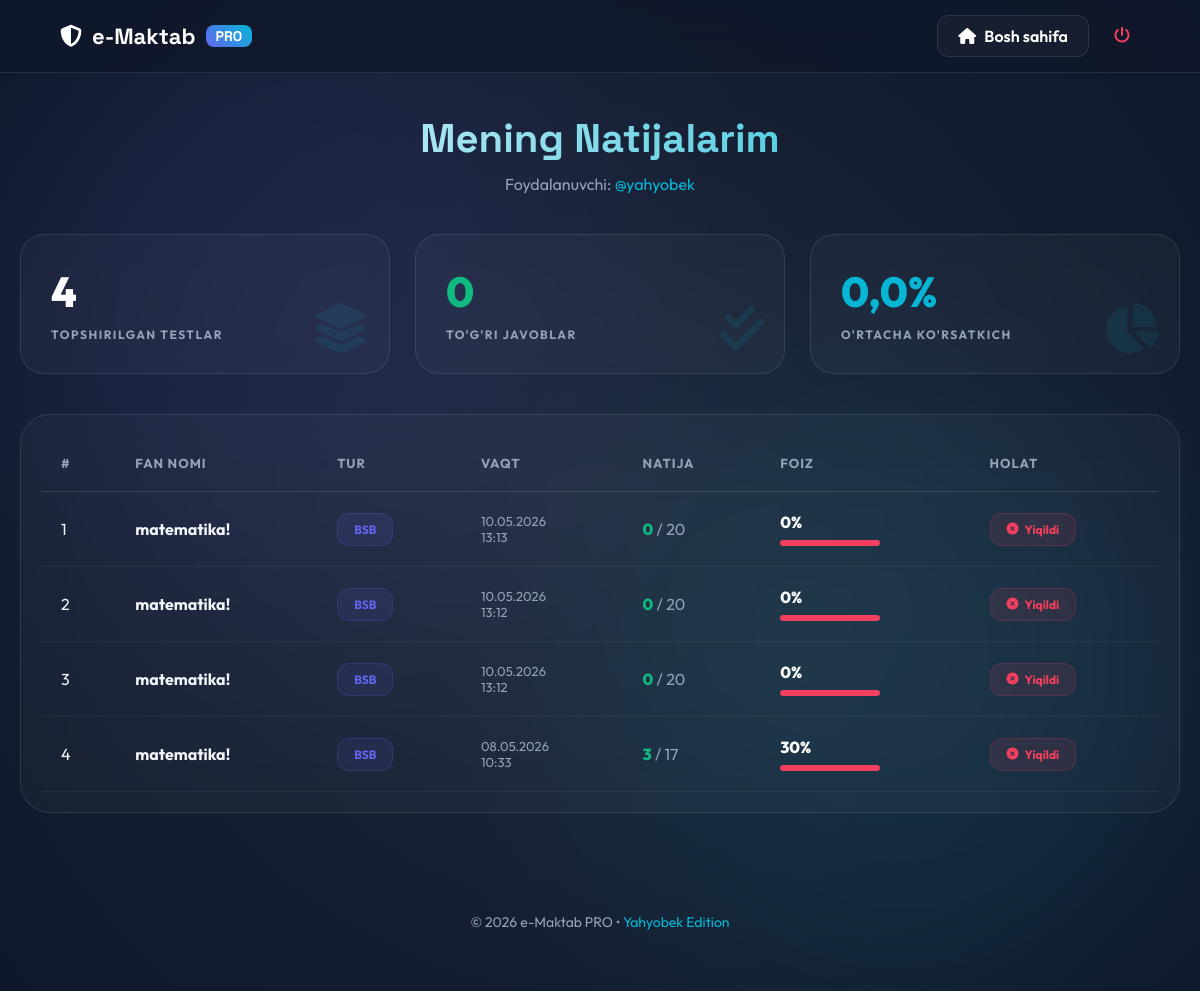
Screenshot of /my-dashboard/ (signed in) with the database file from the repository.
### quiz/models.py (models this page shows, shortened)
class QuizResult(models.Model):
    user = models.ForeignKey(User, on_delete=models.CASCADE, related_name='results', verbose_name="O'quvchi")
    subject = models.ForeignKey(Subject, on_delete=models.CASCADE, verbose_name="Fan")
    test_type = models.CharField(max_length=10, verbose_name="Test turi")
    total_questions = models.IntegerField(default=0, verbose_name="Jami savollar")
    correct_count = models.IntegerField(default=0, verbose_name="To'g'ri javoblar")
    wrong_count = models.IntegerField(default=0, verbose_name="Xato javoblar")
    score_percentage = models.FloatField(default=0.0, verbose_name="Natija (%)")
    date_taken = models.DateTimeField(auto_now_add=True, verbose_name="Topshirilgan vaqt")
    class Meta:
        verbose_name = "Natija"
        verbose_name_plural = "Natijalar"
        ordering = ['-date_taken']

class Subject(models.Model):
    name = models.CharField(max_length=100, verbose_name="Fan nomi")
    description = models.TextField(blank=True, null=True, verbose_name="Fan haqida ma'lumot")
    class Meta:
        verbose_name = "Fan"
        verbose_name_plural = "Fanlar"

### quiz/views.py (the view)
# urls.py: path('my-dashboard/', quiz_views.dashboard, name='dashboard'),
@login_required
def dashboard(request):
    results = QuizResult.objects.filter(user=request.user).order_by('-date_taken')
    total_tests = results.count()
    total_correct = results.aggregate(Sum('correct_count'))['correct_count__sum'] or 0
    avg_score = results.aggregate(Avg('score_percentage'))['score_percentage__avg'] or 0
    return render(request, 'quiz/dashboard.html', {
        'results': results,
        'total_tests': total_tests,
        'total_correct': total_correct,
        'avg_score': round(avg_score, 1)
    })

### quiz/context_processors.py (called while the page is built)
def quiz_status(request):
    settings = QuizSettings.objects.last()
    if not settings:
        return {
            'is_bsb_active': False,
            'is_chsb_active': False,
            'quiz_settings': None
        }
    return {
        'is_bsb_active': settings.is_bsb_active,
        'is_chsb_active': settings.is_chsb_active,
        'quiz_settings': settings
    }

### quiz/templates/quiz/dashboard.html (shortened to what this page needs)
<!DOCTYPE html>
<html lang="uz">
<head>
    <link rel="stylesheet" href="https://cdnjs.cloudflare.com/ajax/libs/font-awesome/6.4.0/css/all.min.css">
</head>
<body>
    <div class="bg-glow">
        <div class="orb" style="background: var(--primary); top: 0; left: 0;"></div>
        <div class="orb" style="background: var(--secondary); bottom: 0; right: 0;"></div>
    </div>
    <nav>
        <a href="{% url 'subjects' %}" class="logo">
            <i class="fas fa-shield-halved"></i> e-Maktab <span>PRO</span>
        </a>
        <div style="display: flex; gap: 15px;">
            <a href="{% url 'subjects' %}" class="btn-back">
                <i class="fas fa-house"></i> Bosh sahifa
            </a>
            <a href="{% url 'logout' %}" style="color: var(--danger); padding: 10px;"><i class="fas fa-power-off"></i></a>
        </div>
    </nav>
    <div class="container">
        <div class="header-section">
            <h1>Mening Natijalarim</h1>
            <p style="color: var(--text-muted)">Foydalanuvchi: <span style="color: var(--secondary)">@{{ user.username }}</span></p>
        </div>
        <div class="stats-overview">
            <div class="stat-card">
                <span class="number">{{ results|length }}</span>
                <span class="label">Topshirilgan Testlar</span>
                <i class="fas fa-layer-group"></i>
            </div>
            <div class="stat-card">
                <span class="number" style="color: var(--success);">{{ total_correct_sum|default:"0" }}</span>
                <span class="label">To'g'ri Javoblar</span>
                <i class="fas fa-check-double"></i>
            </div>
            <div class="stat-card">
                <span class="number" style="color: var(--secondary);">{{ total_average_percentage|default:"0"|floatformat:1 }}%</span>
                <span class="label">O'rtacha Ko'rsatkich</span>
                <i class="fas fa-chart-pie"></i>
            </div>
        </div>
        <div class="results-table-container">
            <table>
                <thead>
                    <tr>
                        <th>#</th>
                        <th>Fan nomi</th>
                        <th>Tur</th>
                        <th>Vaqt</th>
                        <th>Natija</th>
                        <th>Foiz</th>
                        <th>Holat</th>
                    </tr>
                </thead>
                <tbody>
                    {% for res in results %}
                    <tr style="animation: slideIn 0.5s ease forwards; opacity: 0; animation-delay: {{ forloop.counter0|add:0.1 }}s;">
                        <td>{{ forloop.counter }}</td>
                        <td>
                            <div style="font-weight: 700;">{{ res.subject.name }}</div>
                        </td>
                        <td><span class="badge badge-info">{{ res.test_type|default:"Fan testi" }}</span></td>
                        <td style="font-size: 13px; color: var(--text-muted);">
                            {{ res.date_taken|date:"d.m.Y" }}<br>{{ res.date_taken|date:"H:i" }}
                        </td>
                        <td>
                            <span style="color: var(--success); font-weight: 800;">{{ res.correct_count }}</span>
                            <span style="color: var(--text-muted);"> / {{ res.total_questions|default:res.correct_count|add:res.wrong_count }}</span>
                        </td>
                        <td>
                            <div style="font-weight: 800; color: #fff;">{{ res.score_percentage|floatformat:0 }}%</div>
                            <div class="progress-mini">
                                <div class="progress-bar" style="width: {{ res.score_percentage }}%; background: {% if res.score_percentage >= 60 %}var(--success){% else %}var(--danger){% endif %}; box-shadow: 0 0 10px {% if res.score_percentage >= 60 %}var(--success){% else %}var(--danger){% endif %};"></div>
                            </div>
                        </td>
                        <td>
                            {% if res.score_percentage >= 60 %}
                                <span class="badge badge-success"><i class="fas fa-circle-check"></i> O'tdi</span>
                            {% else %}
                                <span class="badge badge-danger"><i class="fas fa-circle-xmark"></i> Yiqildi</span>
                            {% endif %}
                        </td>
                    </tr>
                    {% endfor %}
                </tbody>
            </table>
        </div>
    </div>
    <footer>
        © 2026 e-Maktab PRO &bull; <span style="color: var(--secondary)">Yahyobek Edition</span>
    </footer>
</body>
</html>

### quiz/templates/quiz/dashboard.html (style rules this page uses)
:root { --bg-dark: #0f172a; --primary: #6366f1; --secondary: #06b6d4; --glass: rgba(255, 255, 255, 0.03); --glass-border: rgba(255, 255, 255, 0.1); --success: #10b981; --danger: #f43f5e; --text-muted: #94a3b8; }
* { margin: 0; padding: 0; box-sizing: border-box; transition: all 0.3s cubic-bezier(0.4, 0, 0.2, 1); }
body { font-family: 'Outfit', sans-serif; background: var(--bg-dark); color: #f1f5f9; min-height: 100vh; overflow-x: hidden; }
.bg-glow { position: fixed; top: 0; left: 0; width: 100%; height: 100%; z-index: -1; background: radial-gradient(circle at 50% 50%, #1e293b 0%, #0f172a 100%); }
.orb { position: absolute; width: 600px; height: 600px; border-radius: 50%; filter: blur(120px); opacity: 0.1; animation: floatOrb 20s infinite alternate; }
nav { background: rgba(15, 23, 42, 0.8); backdrop-filter: blur(20px); padding: 15px 5%; border-bottom: 1px solid var(--glass-border); display: flex; justify-content: space-between; align-items: center; position: sticky; top: 0; z-index: 1000; }
.logo { font-family: 'Space Grotesk', sans-serif; font-size: 22px; font-weight: 700; color: #fff; text-decoration: none; display: flex; align-items: center; gap: 10px; }
.logo span { background: linear-gradient(45deg, var(--primary), var(--secondary)); color: white; padding: 2px 10px; border-radius: 8px; font-size: 14px; }
.btn-back { background: var(--glass); border: 1px solid var(--glass-border); color: #fff !important; padding: 10px 20px; border-radius: 12px; text-decoration: none; font-weight: 600; display: flex; align-items: center; gap: 8px; }
.container { max-width: 1200px; margin: 40px auto; padding: 0 20px; }
.header-section { margin-bottom: 40px; text-align: center; }
h1 { font-family: 'Space Grotesk', sans-serif; font-size: 2.5rem; background: linear-gradient(to right, #fff, var(--secondary)); -webkit-background-clip: text; -webkit-text-fill-color: transparent; margin-bottom: 10px; }
.stats-overview { display: grid; grid-template-columns: repeat(auto-fit, minmax(280px, 1fr)); gap: 25px; margin-bottom: 40px; }
.stat-card { background: var(--glass); backdrop-filter: blur(15px); padding: 30px; border-radius: 24px; border: 1px solid var(--glass-border); position: relative; overflow: hidden; }
.stat-card .number { font-size: 42px; font-weight: 800; color: #fff; display: block; margin-bottom: 5px; }
.stat-card .label { color: var(--text-muted); text-transform: uppercase; letter-spacing: 1.5px; font-size: 12px; font-weight: 700; }
.stat-card i { position: absolute; right: 20px; bottom: 20px; font-size: 50px; opacity: 0.1; color: var(--secondary); }
.results-table-container { background: var(--glass); backdrop-filter: blur(25px); border-radius: 30px; border: 1px solid var(--glass-border); padding: 20px; overflow-x: auto; }
table { width: 100%; border-collapse: collapse; min-width: 800px; }
th { text-align: left; padding: 20px; color: var(--text-muted); font-size: 13px; text-transform: uppercase; letter-spacing: 1px; border-bottom: 1px solid var(--glass-border); }
td { padding: 20px; border-bottom: 1px solid rgba(255, 255, 255, 0.05); }
.badge { padding: 8px 16px; border-radius: 12px; font-size: 12px; font-weight: 700; display: inline-flex; align-items: center; gap: 6px; }
.badge-danger { background: rgba(244, 63, 94, 0.1); color: var(--danger); border: 1px solid rgba(244, 63, 94, 0.2); }
.badge-info { background: rgba(99, 102, 241, 0.1); color: var(--primary); border: 1px solid rgba(99, 102, 241, 0.2); }
.progress-mini { width: 100px; height: 6px; background: rgba(255, 255, 255, 0.1); border-radius: 10px; margin-top: 8px; overflow: hidden; }
.progress-bar { height: 100%; border-radius: 10px; }
footer { text-align: center; padding: 60px; color: var(--text-muted); font-size: 14px; }

### rows the page displays
QuizResult: subject.name "matematika!", test_type "BSB", date_taken "10.05.2026", date_taken "13:13", correct_count "0", total_questions|add "20", score_percentage "0", shows "Yiqildi"
QuizResult: subject.name "matematika!", test_type "BSB", date_taken "10.05.2026", date_taken "13:12", correct_count "0", total_questions|add "20", score_percentage "0", shows "Yiqildi"
QuizResult: subject.name "matematika!", test_type "BSB", date_taken "10.05.2026", date_taken "13:12", correct_count "0", total_questions|add "20", score_percentage "0", shows "Yiqildi"
QuizResult: subject.name "matematika!", test_type "BSB", date_taken "08.05.2026", date_taken "10:33", correct_count "3", total_questions|add "17", score_percentage "30", shows "Yiqildi"

### other values shown
{{ user.username }} "yahyobek"
{{ results|length }} "4"
{{ total_correct_sum|default:"0" }} "0"
{{ total_average_percentage|default:"0"|floatformat:1 }} "0,0"
